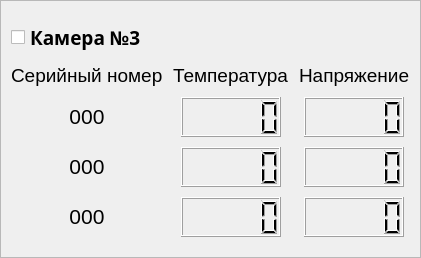
               <widget class="QFrame" name="por2_cam3_frame">
                <property name="frameShape">
                 <enum>QFrame::StyledPanel</enum>
                </property>
                <property name="frameShadow">
                 <enum>QFrame::Plain</enum>
                </property>
                <layout class="QGridLayout" name="gridLayout_11">
                 <property name="leftMargin">
                  <number>10</number>
                 </property>
                 <property name="topMargin">
                  <number>20</number>
                 </property>
                 <property name="rightMargin">
                  <number>10</number>
                 </property>
                 <property name="bottomMargin">
                  <number>20</number>
                 </property>
                 <property name="spacing">
                  <number>10</number>
                 </property>
                 <item row="3" column="0">
                  <widget class="QLabel" name="por2_cam3_sernum_label">
                   <property name="font">
                    <font>
                     <family>Arial</family>
                     <pointsize>14</pointsize>
                    </font>
                   </property>
                   <property name="text">
                    <string>Серийный номер</string>
                   </property>
                  </widget>
                 </item>
                 <item row="2" column="0">
                  <widget class="QCheckBox" name="por2_cam3_checkBox">
                   <property name="maximumSize">
                    <size>
                     <width>150</width>
                     <height>16777215</height>
                    </size>
                   </property>
                   <property name="font">
                    <font>
                     <family>Arial Black</family>
                     <pointsize>14</pointsize>
                     <weight>75</weight>
                     <bold>true</bold>
                    </font>
                   </property>
                   <property name="text">
                    <string>Камера №3</string>
                   </property>
                  </widget>
                 </item>
                 <item row="4" column="0" alignment="Qt::AlignHCenter">
                  <widget class="QLabel" name="por2_cam3_sens1serial_label">
                   <property name="minimumSize">
                    <size>
                     <width>0</width>
                     <height>25</height>
                    </size>
                   </property>
                   <property name="font">
                    <font>
                     <family>Arial</family>
                     <pointsize>16</pointsize>
                    </font>
                   </property>
                   <property name="text">
                    <string>&lt;html&gt;&lt;head/&gt;&lt;body&gt;&lt;p align=&quot;center&quot;&gt;000&lt;/p&gt;&lt;/body&gt;&lt;/html&gt;</string>
                   </property>
                  </widget>
                 </item>
                 <item row="5" column="1" colspan="2" alignment="Qt::AlignHCenter">
                  <widget class="QLCDNumber" name="por2_cam3_sens2temp_lcdNum">
                   <property name="minimumSize">
                    <size>
                     <width>100</width>
                     <height>40</height>
                    </size>
                   </property>
                   <property name="maximumSize">
                    <size>
                     <width>100</width>
                     <height>40</height>
                    </size>
                   </property>
                   <property name="font">
                    <font>
                     <pointsize>10</pointsize>
                    </font>
                   </property>
                   <property name="styleSheet">
                    <string notr="true"/>
                   </property>
                   <property name="digitCount">
                    <number>5</number>
                   </property>
                   <property name="value" stdset="0">
                    <double>0.000000000000000</double>
                   </property>
                   <property name="intValue" stdset="0">
                    <number>0</number>
                   </property>
                  </widget>
                 </item>
                 <item row="6" column="3" alignment="Qt::AlignHCenter">
                  <widget class="QLCDNumber" name="por2_cam3_sens3bat_lcdNum">
                   <property name="minimumSize">
                    <size>
                     <width>100</width>
                     <height>40</height>
                    </size>
                   </property>
                   <property name="maximumSize">
                    <size>
                     <width>100</width>
                     <height>40</height>
                    </size>
                   </property>
                   <property name="font">
                    <font>
                     <pointsize>10</pointsize>
                    </font>
                   </property>
                   <property name="styleSheet">
                    <string notr="true"/>
                   </property>
                   <property name="digitCount">
                    <number>5</number>
                   </property>
                   <property name="value" stdset="0">
                    <double>0.000000000000000</double>
                   </property>
                   <property name="intValue" stdset="0">
                    <number>0</number>
                   </property>
                  </widget>
                 </item>
                 <item row="5" column="0" alignment="Qt::AlignHCenter">
                  <widget class="QLabel" name="por2_cam3_sens2serial_label">
                   <property name="minimumSize">
                    <size>
                     <width>0</width>
                     <height>25</height>
                    </size>
                   </property>
                   <property name="font">
                    <font>
                     <family>Arial</family>
                     <pointsize>14</pointsize>
                    </font>
                   </property>
                   <property name="text">
                    <string>&lt;html&gt;&lt;head/&gt;&lt;body&gt;&lt;p align=&quot;center&quot;&gt;&lt;span style=&quot; font-size:16pt;&quot;&gt;000&lt;/span&gt;&lt;/p&gt;&lt;/body&gt;&lt;/html&gt;</string>
                   </property>
                  </widget>
                 </item>
                 <item row="3" column="3">
                  <widget class="QLabel" name="por2_cam3_bat_label">
                   <property name="font">
                    <font>
                     <family>Arial</family>
                     <pointsize>14</pointsize>
                    </font>
                   </property>
                   <property name="text">
                    <string>Напряжение</string>
                   </property>
                  </widget>
                 </item>
                 <item row="4" column="1" colspan="2" alignment="Qt::AlignHCenter">
                  <widget class="QLCDNumber" name="por2_cam3_sens1temp_lcdNum">
                   <property name="minimumSize">
                    <size>
                     <width>100</width>
                     <height>40</height>
                    </size>
                   </property>
                   <property name="maximumSize">
                    <size>
                     <width>100</width>
                     <height>40</height>
                    </size>
                   </property>
                   <property name="font">
                    <font>
                     <pointsize>10</pointsize>
                    </font>
                   </property>
                   <property name="styleSheet">
                    <string notr="true"/>
                   </property>
                   <property name="digitCount">
                    <number>5</number>
                   </property>
                   <property name="value" stdset="0">
                    <double>0.000000000000000</double>
                   </property>
                   <property name="intValue" stdset="0">
                    <number>0</number>
                   </property>
                  </widget>
                 </item>
                 <item row="6" column="1" colspan="2" alignment="Qt::AlignHCenter">
                  <widget class="QLCDNumber" name="por2_cam3_sens3temp_lcdNum">
                   <property name="minimumSize">
                    <size>
                     <width>100</width>
                     <height>40</height>
                    </size>
                   </property>
                   <property name="maximumSize">
                    <size>
                     <width>100</width>
                     <height>40</height>
                    </size>
                   </property>
                   <property name="font">
                    <font>
                     <pointsize>10</pointsize>
                    </font>
                   </property>
                   <property name="styleSheet">
                    <string notr="true"/>
                   </property>
                   <property name="digitCount">
                    <number>5</number>
                   </property>
                   <property name="value" stdset="0">
                    <double>0.000000000000000</double>
                   </property>
                   <property name="intValue" stdset="0">
                    <number>0</number>
                   </property>
                  </widget>
                 </item>
                 <item row="6" column="0" alignment="Qt::AlignHCenter">
                  <widget class="QLabel" name="por2_cam3_sens3serial_label">
                   <property name="minimumSize">
                    <size>
                     <width>0</width>
                     <height>25</height>
                    </size>
                   </property>
                   <property name="font">
                    <font>
                     <family>Arial</family>
                     <pointsize>14</pointsize>
                    </font>
                   </property>
                   <property name="text">
                    <string>&lt;html&gt;&lt;head/&gt;&lt;body&gt;&lt;p align=&quot;center&quot;&gt;&lt;span style=&quot; font-size:16pt;&quot;&gt;000&lt;/span&gt;&lt;/p&gt;&lt;/body&gt;&lt;/html&gt;</string>
                   </property>
                  </widget>
                 </item>
                 <item row="3" column="1" colspan="2">
                  <widget class="QLabel" name="por2_cam3_temp_label">
                   <property name="font">
                    <font>
                     <family>Arial</family>
                     <pointsize>14</pointsize>
                    </font>
                   </property>
                   <property name="text">
                    <string>Температура</string>
                   </property>
                  </widget>
                 </item>
                 <item row="5" column="3" alignment="Qt::AlignHCenter">
                  <widget class="QLCDNumber" name="por2_cam3_sens2bat_lcdNum">
                   <property name="minimumSize">
                    <size>
                     <width>100</width>
                     <height>40</height>
                    </size>
                   </property>
                   <property name="maximumSize">
                    <size>
                     <width>100</width>
                     <height>40</height>
                    </size>
                   </property>
                   <property name="font">
                    <font>
                     <pointsize>10</pointsize>
                    </font>
                   </property>
                   <property name="styleSheet">
                    <string notr="true"/>
                   </property>
                   <property name="digitCount">
                    <number>5</number>
                   </property>
                   <property name="value" stdset="0">
                    <double>0.000000000000000</double>
                   </property>
                   <property name="intValue" stdset="0">
                    <number>0</number>
                   </property>
                  </widget>
                 </item>
                 <item row="4" column="3" alignment="Qt::AlignHCenter">
                  <widget class="QLCDNumber" name="por2_cam3_sens1bat_lcdNum">
                   <property name="minimumSize">
                    <size>
                     <width>100</width>
                     <height>40</height>
                    </size>
                   </property>
                   <property name="maximumSize">
                    <size>
                     <width>100</width>
                     <height>40</height>
                    </size>
                   </property>
                   <property name="font">
                    <font>
                     <pointsize>10</pointsize>
                    </font>
                   </property>
                   <property name="styleSheet">
                    <string notr="true"/>
                   </property>
                   <property name="digitCount">
                    <number>5</number>
                   </property>
                   <property name="value" stdset="0">
                    <double>0.000000000000000</double>
                   </property>
                   <property name="intValue" stdset="0">
                    <number>0</number>
                   </property>
                  </widget>
                 </item>
                </layout>
               </widget>
